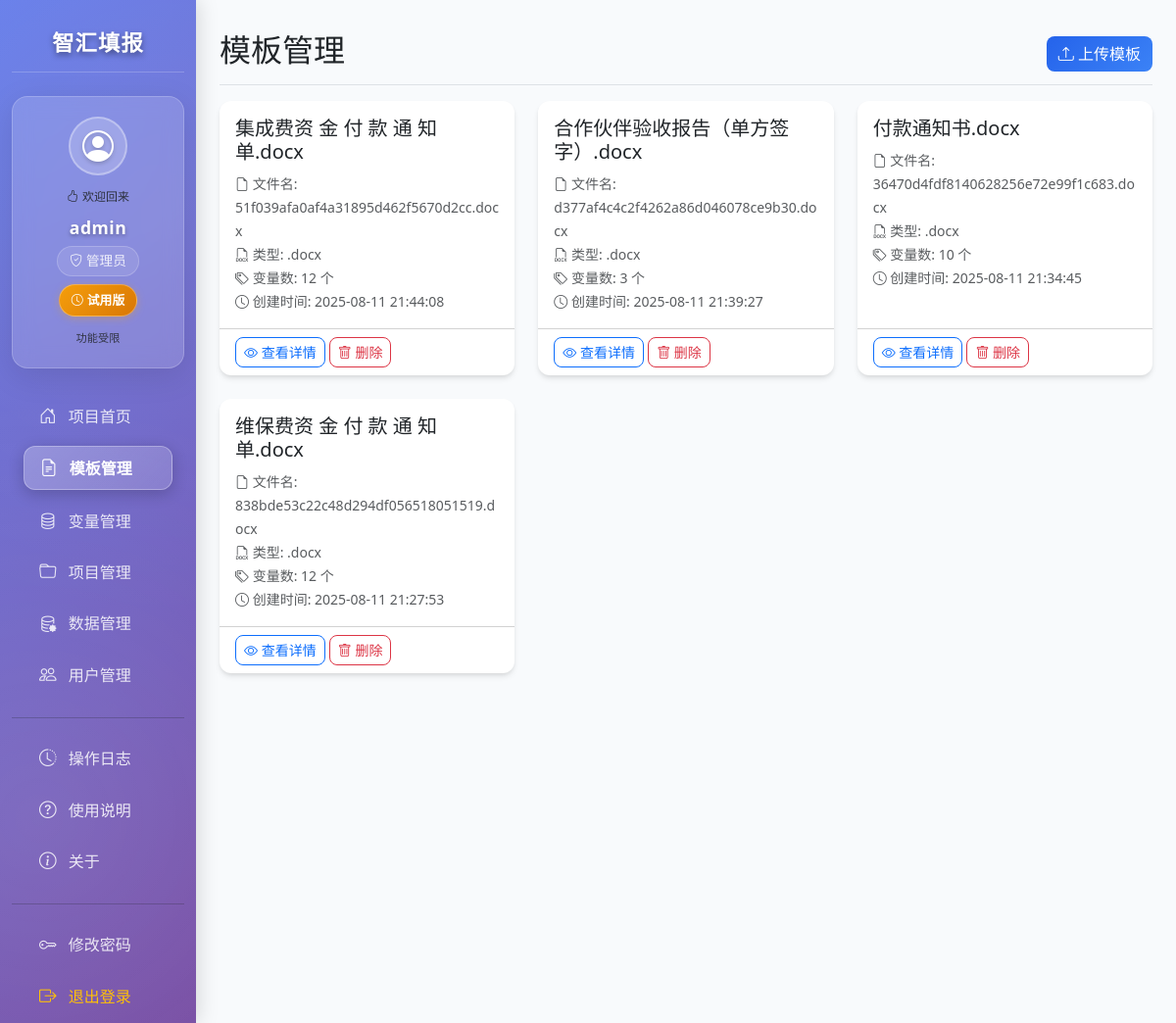
Screenshot of /templates (signed in) with the database file from the repository.
### tables this page shows
CREATE TABLE templates (
            id INTEGER PRIMARY KEY AUTOINCREMENT,
            name TEXT NOT NULL,
            filename TEXT NOT NULL,
            file_path TEXT NOT NULL,
            file_type TEXT NOT NULL,
            variables_count INTEGER DEFAULT 0,
            created_at TIMESTAMP DEFAULT CURRENT_TIMESTAMP
        , created_by INTEGER);

### app.py (the view, shortened to what this page needs)
@app.route('/templates')
@login_required
@permission_required('view_templates')
def templates():
    conn = get_db_connection()
    cursor = conn.cursor()
    current_user_id = session.get('user_id')
    current_user_role = session.get('role')
    if current_user_role == 'admin':
        cursor.execute('''
            SELECT t.id, t.name, t.filename, t.file_type, t.variables_count, t.created_at,
                   u.username as creator_name
            FROM templates t
            LEFT JOIN users u ON t.created_by = u.id
            ORDER BY t.created_at DESC
        ''')
    templates = cursor.fetchall()
    conn.close()
    return render_template('templates.html', templates=templates)

### app.py (called while the page is built, shortened)
def get_db_connection():
    db_path = os.path.join(app_path, 'system.db')
    return sqlite3.connect(db_path)

@app.context_processor
def inject_activation_status():
    if 'user_id' in session:
        activation_status = check_user_activation()
    else:
        activation_status = {'activated': False}
    return {'activation_status': activation_status}

def check_user_activation(user_id=None):
    if user_id is None:
        user_id = session.get('user_id')
    if not user_id:
        return {'activated': False}
    conn = get_db_connection()
    cursor = conn.cursor()
    try:
        cursor.execute('''
            SELECT activation_code, activation_expire_date, activation_user_info, is_user_activated
            FROM users
            WHERE id = ?
        ''', (user_id,))
        result = cursor.fetchone()
        if result:
            activation_code, expire_date, user_info, is_activated = result
        return {'activated': False}
    except Exception as e:
        return {'activated': False, 'error': str(e)}
    finally:
        conn.close()

### auth.py (called while the page is built)
def login_required(f):
    @wraps(f)
    def decorated_function(*args, **kwargs):
        if 'user_id' not in session:
            if request.is_json:
                return jsonify({'error': '请先登录'}), 401
            flash('请先登录', 'warning')
            return redirect(url_for('login'))
        return f(*args, **kwargs)
    return decorated_function

def permission_required(permission):
    def decorator(f):
        @wraps(f)
        def decorated_function(*args, **kwargs):
            if 'user_id' not in session:
                if request.is_json:
                    return jsonify({'error': '请先登录'}), 401
                flash('请先登录', 'warning')
                return redirect(url_for('login'))
            user_manager = UserManager()
            permissions = user_manager.get_user_permissions(session['user_id'])
            if permission not in permissions:
                if request.is_json:
                    return jsonify({'error': '权限不足'}), 403
                flash('权限不足', 'error')
                return redirect(url_for('index'))
            return f(*args, **kwargs)
        return decorated_function
    return decorator

### templates/templates.html (shortened to what this page needs)
{% extends "base.html" %}
{% block content %}
<div class="d-flex justify-content-between flex-wrap flex-md-nowrap align-items-center pt-3 pb-2 mb-3 border-bottom">
    <h1 class="h2">模板管理</h1>
    <div class="btn-toolbar mb-2 mb-md-0">
        <button type="button" class="btn btn-primary" onclick="uploadTemplate()">
            <i class="bi bi-upload"></i> 上传模板
        </button>
    </div>
</div>
<div class="row">
    {% if templates %}
        {% for template in templates %}
        <div class="col-md-6 col-lg-4 mb-4">
            <div class="card card-hover h-100">
                <div class="card-body">
                    <h5 class="card-title">{{ template[1] }}</h5>
                    <p class="card-text">
                        <small class="text-muted">
                            <i class="bi bi-file-earmark"></i> 文件名: {{ template[2] }}<br>
                            <i class="bi bi-filetype-{{ template[3][1:] }}"></i> 类型: {{ template[3] }}<br>
                            <i class="bi bi-tags"></i> 变量数: {{ template[4] }} 个<br>
                            <i class="bi bi-clock"></i> 创建时间: {{ template[5] }}
                        </small>
                    </p>
                </div>
                <div class="card-footer bg-transparent">
                    <button class="btn btn-outline-primary btn-sm" onclick="viewTemplate({{ template[0] }})">
                        <i class="bi bi-eye"></i> 查看详情
                    </button>
                    <button class="btn btn-outline-danger btn-sm" onclick="deleteTemplate({{ template[0] }})">
                        <i class="bi bi-trash"></i> 删除
                    </button>
                </div>
            </div>
        </div>
        {% endfor %}
    {% endif %}
</div>
{% endblock %}

### templates/base.html (style rules this page uses)
:root { --primary-color: #2563eb; --secondary-color: #64748b; --success-color: #059669; --warning-color: #d97706; --danger-color: #dc2626; --sidebar-bg: linear-gradient(135deg, #667eea 0%, #764ba2 100%); --card-shadow: 0 4px 6px -1px rgba(0, 0, 0, 0.1), 0 2px 4px -1px rgba(0, 0, 0, 0.06); }
body { font-family: 'Segoe UI', Tahoma, Geneva, Verdana, sans-serif; background-color: #f8fafc; }
.card { border: none; box-shadow: var(--card-shadow); border-radius: 12px; transition: all 0.3s ease; }
.btn { border-radius: 8px; font-weight: 500; transition: all 0.3s ease; }
.btn-primary { background: linear-gradient(135deg, var(--primary-color) 0%, #3b82f6 100%); border: none; }

### rows the page displays
templates: name "集成费资 金 付 款 通 知 单.docx", filename "51f039afa0af4a31895d462f5670d2cc.docx", file_type ".docx", variables_count "12", created_at "2025-08-11 21:44:08"
templates: name "合作伙伴验收报告（单方签字）.docx", filename "d377af4c4c2f4262a86d046078ce9b30.docx", file_type ".docx", variables_count "3", created_at "2025-08-11 21:39:27"
templates: name "付款通知书.docx", filename "36470d4fdf8140628256e72e99f1c683.docx", file_type ".docx", variables_count "10", created_at "2025-08-11 21:34:45"
templates: name "维保费资 金 付 款 通 知 单.docx", filename "838bde53c22c48d294df056518051519.docx", file_type ".docx", variables_count "12", created_at "2025-08-11 21:27:53"

### other values shown
{{ session.username }} "admin"
{{ session.role_name or '普通用户' }} "管理员"
